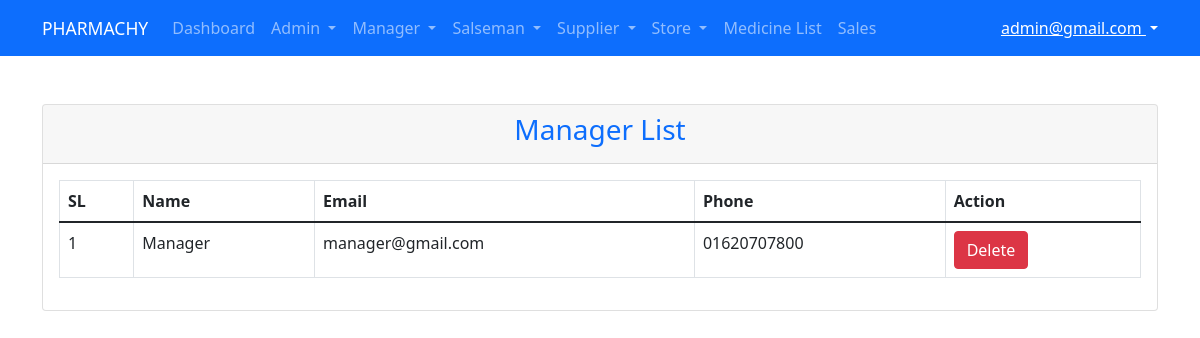
Page /manager_list.php (signed in) on the committed database.
### tables this page shows
CREATE TABLE `users` (
  `id` int(11) NOT NULL,
  `name` varchar(100) NOT NULL,
  `email` varchar(100) NOT NULL,
  `phone` varchar(100) NOT NULL,
  `password` varchar(100) NOT NULL,
  `role` varchar(100) NOT NULL
);

### manager_list.php (the view, shortened to what this page needs)
<?php
require_once 'include/header.php';
require_once 'include/navbar.php';
require_once 'include/database.php';
$sql = "SELECT * FROM users WHERE role = 'manager' ";
$res = mysqli_query($con, $sql);
?>
<div class="container">
    <div class="row">
        <div class="col-md-12">
            <div class="card mt-5">
                <div class="card-header">
                    <h3 class="text-primary text-center">Manager List</h3>
                </div>
                <div class="card-body">
                    <table class="table table-bordered">
                        <thead>
                            <th>SL</th>
                            <th>Name</th>
                            <th>Email</th>
                            <th>Phone</th>
                            <th class="
                                <?php if ($_SESSION['role'] != 'admin') {
                                    echo "d-none";
                                } ?>
                                ">Action</th>
                        </thead>
                        <tbody>
                            <?php
                            foreach ($res as $key => $users) :
                            ?>
                                <tr>
                                    <td><?= $key + 1 ?></td>
                                    <td><?= $users['name'] ?></td>
                                    <td><?= $users['email'] ?></td>
                                    <td><?= $users['phone'] ?></td>
                                    <td class="
                                <?php if ($_SESSION['role'] != 'admin') {
                                    echo "d-none";
                                } ?>
                                ">
                                        <a href="manager_delete.php?manager_id=<?= $users['id'] ?>" class="btn btn-danger">Delete</a>
                                    </td>
                                </tr>
                            <?php
                            endforeach
                            ?>
                        </tbody>
                    </table>
                </div>
            </div>
        </div>
    </div>
</div>
<?php
require_once 'include/footer.php';
?>

### rows in the picture
users: name "Manager", email "manager@gmail.com", phone "01620707800"

### other values in the picture
$_SESSION['email'] "admin@gmail.com"
